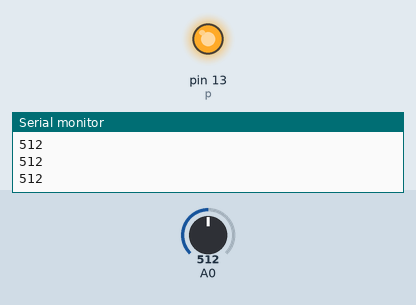
Bench run of a sketch on a simulated Arduino Uno, built with avr-gcc and run on an emulated ATmega328P. On the bench: output pins drawn as LEDs (lit = HIGH), the last lines printed to the serial monitor. The test bench sets the inputs (shaded band); at power-on: A0 = 512.

Above: at 1.2 s.
1.3 s: A0 set to 409
2.8 s: A0 set to 383
At 3.7 s:
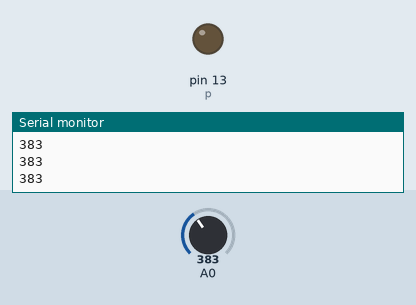
4.3 s: A0 set to 410
At 4.8 s:
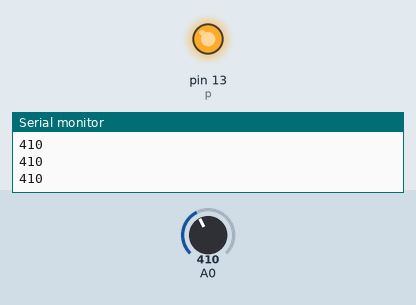
5.8 s: A0 set to 390
At 7.2 s:
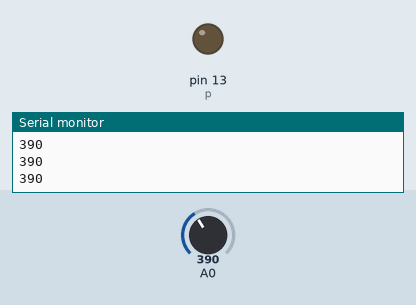
Timing chart, 0 to 8.3 s (numbered marks = the images above; inputs shaded):
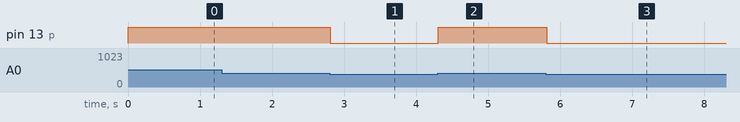

Measured:
- the behaviour switches between 400 and 399 on A0 (found by bisection; images 0 and 1)
- after the input at 2.8 s, pin 13 (p): HIGH → LOW at once
- after the input at 4.3 s, pin 13 (p): LOW → HIGH at once
- after the input at 5.8 s, pin 13 (p): HIGH → LOW at once

The sketch:

LDR_sensor.ino
```cpp
// C++ code
//LDR

int p=13;
void setup()
{
  Serial.begin(9600);
  pinMode(13,OUTPUT);
}

void loop()
{
  int resistance=analogRead(A0);
 Serial.println(resistance);

  if (resistance>0 && resistance<400) {

     digitalWrite(p,LOW);
 }
  if(resistance>400){

     digitalWrite(p,HIGH);
 }
}
```
